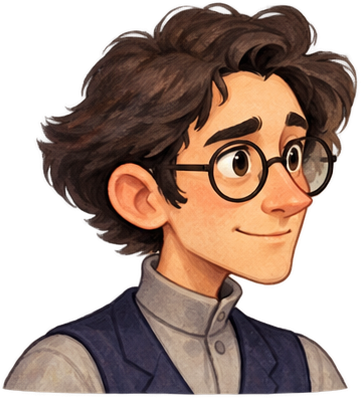
#> input picture assets/art/characters/portraits/semyon/idle.png, 361 x 398 px, given in place of parts.png, which was not available; the run also reads 1 picture not shown here
$ python export.py
#> lines starting #> are read from the running program, lines starting #| are printed output that depends on the picture; after the words box and inside, x2 and y2 are one past the last pixel; in counts of white or black regions, pixels touching at a corner belong together; pictures that were not available may be replaced by others from this repository, and a replacement may not be noted
"""Lossless original Semyon parts-atlas export and mechanical composition check."""
from pathlib import Path
from PIL import Image
import numpy as np
from scipy import ndimage
import json
import os

SOURCE = Path(__file__).resolve().parent
ART = SOURCE.parents[2]
OUT = ART / 'characters/rigs/semyon'
OUT.mkdir(parents=True, exist_ok=True)
IM = Image.open(SOURCE / 'parts.png').convert('RGBA')
#> IM is the input picture: PIL image 361x398 RGBA; mean R, G, B, A 80.3, 57.7, 46.5, 157.6
IM.load()
REGIONS = {
    'head': [0, 0, 440, 415], 'torso': [450, 0, 810, 420],
    'right_arm': [820, 0, 1254, 415], 'left_arm': [0, 420, 450, 795],
    'left_leg': [500, 420, 805, 870], 'right_leg': [900, 420, 1254, 870],
    'cape': [0, 820, 420, 1254], 'accessory': [420, 870, 820, 1254],
    'prop': [830, 880, 1254, 1254],
}
metadata = {}
for name, authored in REGIONS.items():
    box = [round(authored[0] * IM.width / 1254), round(authored[1] * IM.height / 1254),
           round(authored[2] * IM.width / 1254), round(authored[3] * IM.height / 1254)]
#> box = [0, 0, 127, 132]
    part = IM.crop(box)
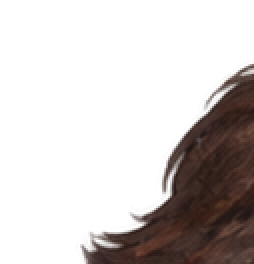
#> part: PIL image 127x132 RGBA (shown 2 times larger); mean R, G, B, A 16.7, 10.7, 9, 61.2; transparent parts drawn white
    arr = np.array(part)
    labels, count = ndimage.label(arr[:, :, 3] > 16)
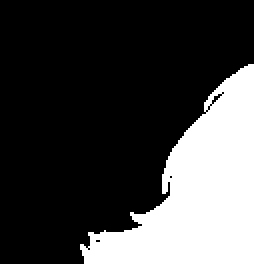
#> labels: shape (132, 127) int32 (shown 2 times larger); values 0 (black) and 1 (white), 26% white; 1 white region, box (x1, y1, x2, y2) and area: (40, 32, 127, 132) 4364
#> count = 1
    sizes = np.bincount(labels.ravel()); sizes[0] = 0
#> after `sizes = np.bincount(labels.ravel())`: sizes = [12400, 4364]
    if sizes.max() > 0:
        keep = sizes >= max(24, sizes.max() * .08); keep[0] = False
#> after `keep = sizes >= max(24, sizes.max() * 0.08)`: keep = [False, True]
        owned = ndimage.binary_dilation(keep[labels], iterations=3)
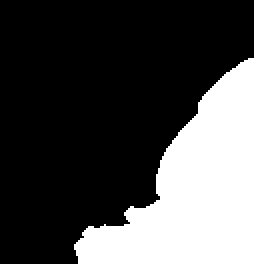
#> owned: shape (132, 127) bool (shown 2 times larger); 28.8% white; 1 white region, box (x1, y1, x2, y2) and area: (37, 29, 127, 132) 4831
        arr[:, :, 3] = np.where(owned, arr[:, :, 3], 0)
    part = Image.fromarray(arr)
    trim = part.getchannel('A').getbbox()
#> trim = (37, 29, 127, 132)
    part = part.crop(trim)
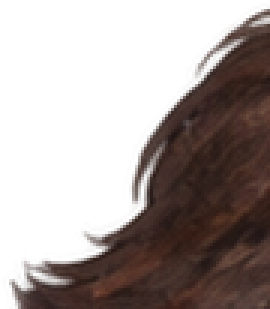
#> part: PIL image 90x103 RGBA (shown 3 times larger); mean R, G, B, A 30.2, 19.4, 16.3, 110.6; transparent parts drawn white
    temp = OUT / (name + '.tmp'); part.save(temp, format='PNG')
    with Image.open(temp) as check: check.load()
    os.replace(temp, OUT / (name + '.png'))
    metadata[name] = {'source': 'parts.png', 'crop': box, 'alpha_trim': trim, 'size': part.size}

rows = [
    ('cape', [660, 440], [.5, .04], 420, -30, 'torso', 'cape'),
    ('left_leg', [600, 805], [.5, .04], 550, -20, None, 'leg'),
    ('right_leg', [760, 805], [.5, .04], 550, -19, None, 'leg'),
    ('torso', [660, 440], [.5, .04], 420, 0, None, 'torso'),
    ('left_arm', [495, 525], [.50, .12], 390, 6, 'torso', 'arm'),
    ('right_arm', [815, 525], [.16, .12], 370, 5, 'torso', 'arm'),
    ('head', [660, 470], [.40, .94], 400, 10, 'torso', 'head'),
    ('accessory', [650, 785], [.5, .20], 280, 8, 'torso', 'prop'),
    ('prop', [690, 700], [.04, .88], 300, 15, 'right_arm', 'prop'),
]
rig = {'schema_version': 1, 'actor_id': 'semyon', 'canvas_size': [1400, 1400],
       'feet_origin': [700, 1320], 'nominal_height': 1320,
       'status': 'assembly_review_pending', 'runtime_animation_verified': False,
       'parts': [{'id': name, 'file': name + '.png', 'position': position,
                  'pivot': pivot, 'target_height': height, 'z_index': z,
                  'parent': parent, 'role': role}
                 for name, position, pivot, height, z, parent, role in rows],
       'portraits': {state: f'res://assets/art/characters/portraits/semyon/{state}.png'
                    for state in ['idle','observe','suspect','accept','reveal_react','focused','embarrassed','celebrate']},
       'angles': {}}
for path, data in [(OUT / 'rig.json', rig), (SOURCE / 'export_metadata.json', metadata)]:
    temp = path.with_suffix('.tmp'); temp.write_text(json.dumps(data, ensure_ascii=False, indent=2) + '\n'); os.replace(temp, path)
#> this loop made 2 passes
canvas = Image.new('RGBA', (1400, 1400), '#FFF5DE')
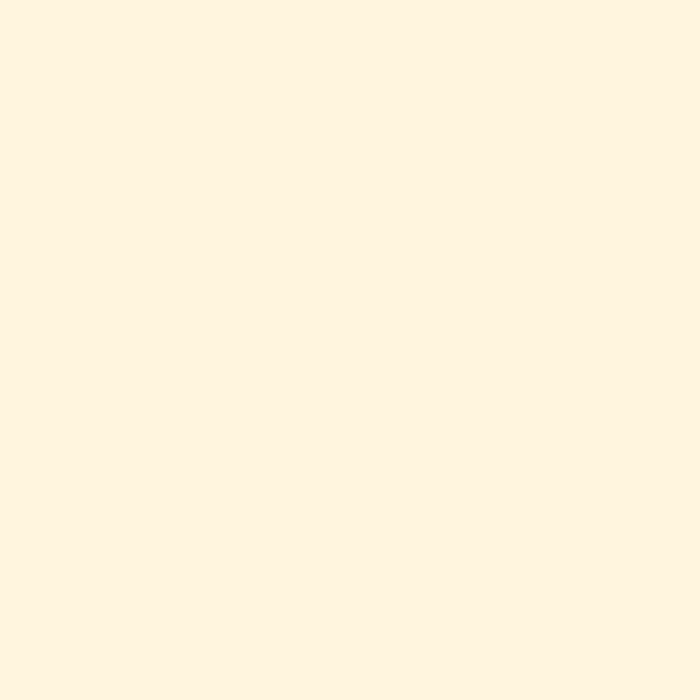
#> canvas: PIL image 1400x1400 RGBA (shown at 1/2 size); mean R, G, B, A 255, 245, 222, 255
for part in sorted(rig['parts'], key=lambda p: p['z_index']):
#> (the run stopped early here; a loop or call above may not have finished)
